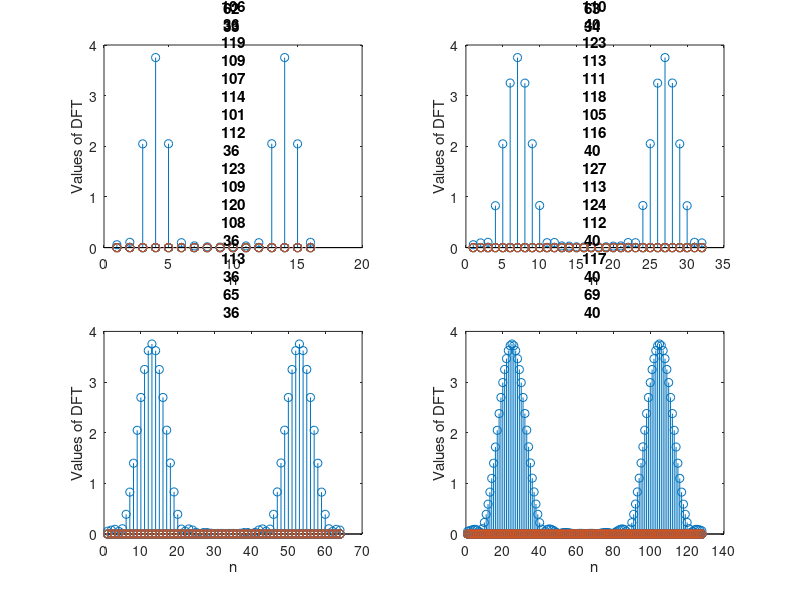

This figure's MATLAB source:
fo = 12;
fs = 64;
L = 16;
x = zeros(L);
for k = 0:15
    x(k+1)= cos((2*pi*fo*k)/fs);
end
w = hann(L);
x= x.*w;
for k = 0:3
    m= 2^k;
    y = fft(x,m*L);
    subplot(2,2,k+1);
    stem(abs(y));
    str = "DFT of signal with m = " + m;
    title(str);
    xlabel("n");
    ylabel("Values of DFT");
end
